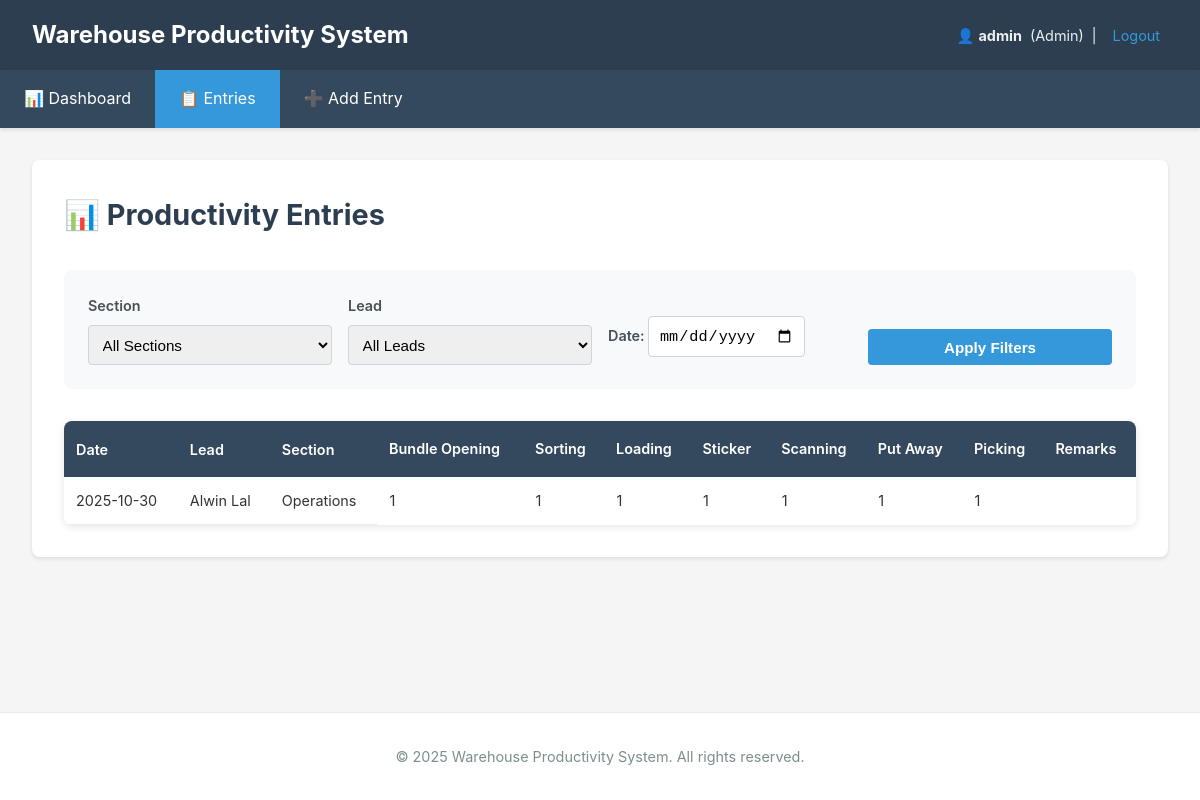
Screenshot of /entries/ (signed in) with the database file from the repository.
### productivity/models.py (models this page shows, shortened)
class User(AbstractUser):
    ROLE_CHOICES = [
        ('admin','Admin'),
        ('manager','Manager'),
        ('lead','Lead'),
        ('employee','Employee'),
    ]
    role = models.CharField(max_length=20, choices=ROLE_CHOICES, default='employee')
    sections = models.ManyToManyField('Section', blank=True, related_name='employees')

class ProductivityEntry(models.Model):
    lead = models.ForeignKey(User, limit_choices_to={'role':'employee'}, on_delete=models.CASCADE, related_name='entries')
    section = models.ForeignKey(Section, on_delete=models.PROTECT, related_name='entries')
    date = models.DateField()
    remarks = models.TextField(blank=True)
    created_at = models.DateTimeField(auto_now_add=True)
    bundle_opening = models.IntegerField(default=0)
    sorting = models.IntegerField(default=0)
    loading = models.IntegerField(default=0)
    sticker = models.PositiveIntegerField(default=0)
    scanning = models.PositiveIntegerField(default=0)
    put_away = models.PositiveIntegerField(default=0)
    picking = models.PositiveIntegerField(default=0)
    class Meta:
        unique_together = ('lead','section','date')
        ordering = ['-date','-created_at']

class Section(models.Model):
    name = models.CharField(max_length=200, unique=True)
    description = models.TextField(blank=True)

### productivity/views.py (the view)
# urls.py: path('entries/', EntryListView.as_view(), name='entry_list'),
@method_decorator(login_required, name='dispatch')
class EntryListView(ListView):
    model = ProductivityEntry
    template_name = 'productivity/entry_list.html'
    paginate_by = 25
    def get_queryset(self):
        qs = super().get_queryset()
        user = self.request.user
        if role_check(user, ['admin', 'manager']):
            pass  # full access
        elif role_check(user, ['lead']):
            qs = qs.filter(lead=user)
        else:  # employee
            qs = qs.filter(section__in=user.sections.all())
        section = self.request.GET.get('section')
        lead = self.request.GET.get('lead')
        date = self.request.GET.get('date')
        if section:
            if section.isdigit():
                qs = qs.filter(section_id=int(section))
            else:
                qs = qs.filter(section__name__icontains=section)
        if lead:
            if lead.isdigit():
                qs = qs.filter(lead_id=int(lead))
            else:
                qs = qs.filter(lead__username__icontains=lead)
        if date:
            qs = qs.filter(date=date)
        else:
            qs = qs.filter(date=timezone.localdate())
        return qs.select_related('lead', 'section')
    def get_context_data(self, **kwargs):
        context = super().get_context_data(**kwargs)
        context['sections'] = Section.objects.all()
        context['leads'] = User.objects.filter(role='lead')
        context['today'] = timezone.localdate()
        return context

### productivity/views.py (called while the page is built)
def role_check(user, roles):
    return user.is_authenticated and (user.role in roles or user.is_superuser)

### templates/productivity/entry_list.html (shortened to what this page needs)
{% extends 'productivity/base.html' %}
{% block content %}
<div class="page-header">
    <h2>📊 Productivity Entries</h2>
</div>
<form method="get" class="filter-form">
    <div class="form-group">
        <label for="section">Section</label>
        <select name="section" id="section">
            <option value="">All Sections</option>
        </select>
    </div>
    <div class="form-group">
        <label for="lead">Lead</label>
        <select name="lead" id="lead">
            <option value="">All Leads</option>
        </select>
    </div>
    <div class="form-group">
        <label>Date:
  <input type="date" name="date" value="{{ request.GET.date|default:today }}">
</label>
    </div>
    <div class="form-group">
        <button type="submit" class="btn btn-primary">Apply Filters</button>
    </div>
</form>
{% if object_list %}
<div class="table-container">
    <table class="entry-table">
        <thead>
            <tr>
                <th>Date</th>
                <th>Lead</th>
                <th>Section</th>
                <th>Bundle Opening</th>
                <th>Sorting</th>
                <th>Loading</th>
                <th>Sticker</th>
                <th>Scanning</th>
                <th>Put Away</th>
                <th>Picking</th>
                <th>Remarks</th>
            </tr>
        </thead>
        <tbody>
        {% for e in object_list %}
            <tr id="entry-{{ e.pk }}">
                <td>{{ e.date|date:"Y-m-d" }}</td>
                <td>{{ e.lead.username }}</td>
                <td>{{ e.section.name }}</td>
                {% if user.role == 'admin' or user.role == 'manager' or user.role == 'lead' %}
                    <td contenteditable="true" class="editable" data-pk="{{ e.id }}" data-field="bundle_opening">{{ e.bundle_opening|default:"" }}</td>
                    <td contenteditable="true" class="editable" data-pk="{{ e.id }}" data-field="sorting">{{ e.sorting|default:"" }}</td>
                    <td contenteditable="true" class="editable" data-pk="{{ e.id }}" data-field="loading">{{ e.loading|default:"" }}</td>
                    <td contenteditable="true" class="editable" data-pk="{{ e.id }}" data-field="sticker">{{ e.sticker|default:"" }}</td>
                    <td contenteditable="true" class="editable" data-pk="{{ e.id }}" data-field="scanning">{{ e.scanning|default:"" }}</td>
                    <td contenteditable="true" class="editable" data-pk="{{ e.id }}" data-field="put_away">{{ e.put_away|default:"" }}</td>
                    <td contenteditable="true" class="editable" data-pk="{{ e.id }}" data-field="picking">{{ e.picking|default:"" }}</td>
                    <td contenteditable="true" class="editable" data-pk="{{ e.id }}" data-field="remarks">{{ e.remarks|default:"" }}</td>
                {% endif %}
            </tr>
        {% endfor %}
        </tbody>
    </table>
</div>
{% endif %}
{% endblock %}

### templates/productivity/base.html (shortened to what this page needs)
<!doctype html>
<html lang="en">
<head>
</head>
<body>
    <header class="header">
        <div class="header-content">
            <h1>Warehouse Productivity System</h1>
            <div class="user-info">
                {% if user.is_authenticated %}
                    <span>👤 <strong>{{ user.username }}</strong></span>
                    <span>({{ user.get_role_display }})</span>
                    <span>|</span>
                    <a href="{% url 'logout' %}">Logout</a>
                {% else %}
                    <a href="login/">Login</a> to continue
                {% endif %}
            </div>
        </div>
    </header>
    <nav class="nav">
        <ul id="navMenu">
            <li>
                <a href="{% url 'dashboard' %}"
                   {% if request.resolver_match.url_name == 'dashboard' %}class="active"{% endif %}>
                    📊 Dashboard
                </a>
            </li>
            <li>
                <a href="{% url 'entry_list' %}"
                   {% if request.resolver_match.url_name == 'entry_list' %}class="active"{% endif %}>
                    📋 Entries
                </a>
            </li>
            {% if user.is_superuser %}
            <li>
                <a href="{% url 'entry_add' %}"
                   {% if request.resolver_match.url_name == 'entry_add' %}class="active"{% endif %}>
                    ➕ Add Entry
                </a>
            </li>
            {% endif %}
        </ul>
    </nav>
    <div class="container">
        <main class="content">
            {% block content %}{% endblock %}
        </main>
    </div>
    <footer class="footer">
        <p>&copy; {% now "Y" %} Warehouse Productivity System. All rights reserved.</p>
    </footer>
</body>
</html>

### templates/productivity/base.html (style rules this page uses)
* { margin: 0; padding: 0; box-sizing: border-box; }
body { font-family: -apple-system, BlinkMacSystemFont, 'Segoe UI', Roboto, Oxygen, Ubuntu, Cantarell, sans-serif; line-height: 1.6; color: #333; background-color: #f5f5f5; min-height: 100vh; display: flex; flex-direction: column; }
.header { background-color: #2c3e50; color: white; padding: 1rem 2rem; box-shadow: 0 2px 4px rgba(0,0,0,0.1); }
.header-content { display: flex; justify-content: space-between; align-items: center; flex-wrap: wrap; gap: 0.5rem; }
.header h1 { font-size: 1.5rem; margin: 0; }
.user-info { font-size: 0.9rem; color: #ecf0f1; display: flex; align-items: center; gap: 0.5rem; flex-wrap: wrap; }
.user-info a { color: #3498db; text-decoration: none; transition: color 0.3s; padding: 0.25rem 0.5rem; }
.nav { background-color: #34495e; box-shadow: 0 2px 4px rgba(0,0,0,0.1); position: relative; }
.nav ul { list-style: none; display: flex; flex-wrap: wrap; margin: 0; padding: 0; }
.nav li { margin: 0; }
.nav a { display: block; padding: 1rem 1.5rem; color: white; text-decoration: none; transition: background-color 0.3s; white-space: nowrap; }
.nav a.active { background-color: #3498db; }
.container { max-width: 1400px; margin: 2rem auto; padding: 0 2rem; flex: 1; width: 100%; }
.content { background-color: white; padding: 2rem; border-radius: 8px; box-shadow: 0 2px 4px rgba(0,0,0,0.1); }
.footer { text-align: center; padding: 2rem; color: #7f8c8d; font-size: 0.9rem; background-color: white; border-top: 1px solid #e9ecef; }

### templates/productivity/entry_list.html (style rules this page uses)
.page-header { display: flex; justify-content: space-between; align-items: center; margin-bottom: 2rem; }
.page-header h2 { color: #2c3e50; font-size: 1.8rem; margin: 0; }
.filter-form { background: #f8f9fa; padding: 1.5rem; border-radius: 8px; margin-bottom: 2rem; display: grid; grid-template-columns: repeat(auto-fit, minmax(200px, 1fr)); gap: 1rem; align-items: end; }
.form-group { display: flex; flex-direction: column; }
.form-group label { font-weight: 600; margin-bottom: 0.5rem; color: #495057; font-size: 0.9rem; }
.form-group select, .form-group input { padding: 0.6rem; border: 1px solid #ced4da; border-radius: 4px; font-size: 0.95rem; transition: border-color 0.3s; }
.btn { padding: 0.6rem 1.5rem; border: none; border-radius: 4px; font-size: 0.95rem; cursor: pointer; transition: all 0.3s; font-weight: 600; }
.btn-primary { background-color: #3498db; color: white; }
.table-container { overflow-x: auto; background: white; border-radius: 8px; box-shadow: 0 2px 8px rgba(0,0,0,0.1); }
.entry-table { width: 100%; border-collapse: collapse; min-width: 1000px; }
.entry-table thead { background-color: #34495e; color: white; }
.entry-table th { padding: 1rem 0.75rem; text-align: left; font-weight: 600; font-size: 0.9rem; white-space: nowrap; }
.entry-table tbody tr { border-bottom: 1px solid #e9ecef; transition: background-color 0.2s; }
.entry-table td { padding: 0.75rem; font-size: 0.9rem; }
.editable { background-color: #fff; border: 1px solid transparent; border-radius: 4px; padding: 0.5rem; min-height: 2rem; cursor: text; transition: all 0.2s; }

### rows the page displays
User: username "admin", role "Admin"
ProductivityEntry: date "2025-10-30", lead.username "Alwin Lal", section.name "Operations", bundle_opening "1", sorting "1", loading "1", sticker "1", scanning "1", put_away "1", picking "1"
